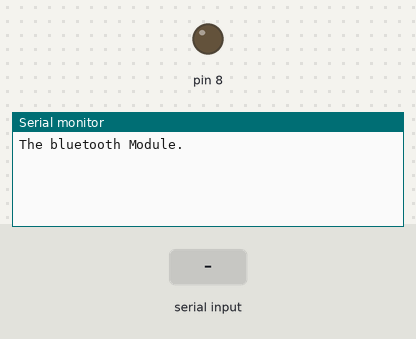
Recording of a sketch running on a simulated Arduino Uno, built with avr-gcc and run on an emulated ATmega328P. On the bench: output pins drawn as LEDs (lit = HIGH), the last lines printed to the serial monitor. Inputs (shaded band) come from the test bench.

Above: at 1.2 s.
1.3 s: "on\n" received over the second serial link
At 3.0 s:
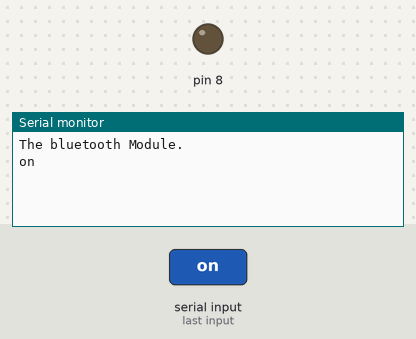
3.8 s: "off\n" received over the second serial link
At 5.9 s:
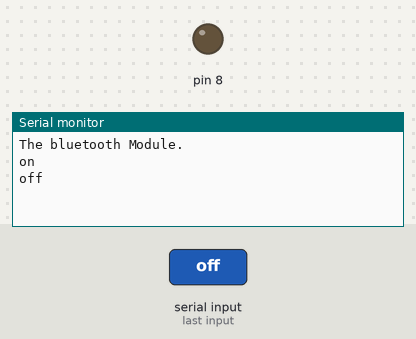
6.2 s: "1\n" received over the second serial link
At 8.0 s:
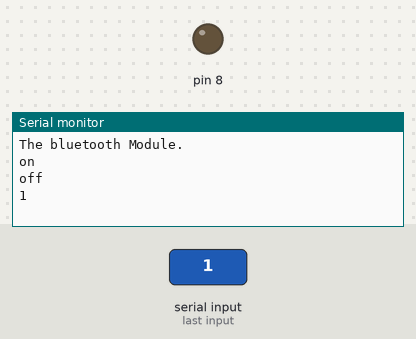

The sketch:

BLUETOOTH2.ino
```cpp
#include <SoftwareSerial.h>
SoftwareSerial EEBlue(10, 11); // RX | TX
String data;
void setup()
{
Serial.begin(9600);
EEBlue.begin(9600); //Default Baud for comm, it may be different for your Module.
Serial.println("The bluetooth Module.");
pinMode(8,OUTPUT);
}

void loop()
{

// Feed any data from bluetooth to Terminal.
if (EEBlue.available())
{
data=EEBlue.readStringUntil('\r');
Serial.println(data);
 if (data=="on"){
  Serial.println("Led On");
   digitalWrite(8,HIGH);}
 else if(data=="off")
    digitalWrite(8,LOW);


}

// Feed all data from termial to bluetooth
if (Serial.available())
EEBlue.write(Serial.read());
}
```

Measured:
- after the input at 1.3 s, the serial monitor: prints a new line after 1.0 s (image 1)
- after the input at 3.8 s, the serial monitor: prints a new line after 1.0 s (image 2)
- after the input at 6.2 s, the serial monitor: prints a new line after 1.0 s (image 3)
